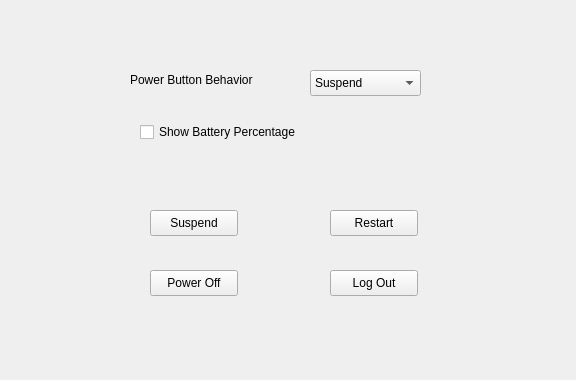
<?xml version="1.0" encoding="UTF-8"?>
<ui version="4.0">
 <class>Form</class>
 <widget class="QWidget" name="Form">
  <property name="geometry">
   <rect>
    <x>0</x>
    <y>0</y>
    <width>576</width>
    <height>380</height>
   </rect>
  </property>
  <property name="windowTitle">
   <string>Form</string>
  </property>
  <widget class="QLabel" name="label">
   <property name="geometry">
    <rect>
     <x>130</x>
     <y>70</y>
     <width>171</width>
     <height>20</height>
    </rect>
   </property>
   <property name="text">
    <string>Power Button Behavior</string>
   </property>
  </widget>
  <widget class="QComboBox" name="Power_Button_Behavior_CbB">
   <property name="geometry">
    <rect>
     <x>310</x>
     <y>70</y>
     <width>111</width>
     <height>26</height>
    </rect>
   </property>
   <item>
    <property name="text">
     <string>Suspend</string>
    </property>
   </item>
   <item>
    <property name="text">
     <string>Power Off</string>
    </property>
   </item>
   <item>
    <property name="text">
     <string>Nothing</string>
    </property>
   </item>
  </widget>
  <widget class="QCheckBox" name="Show_Battery_Percentage_CB">
   <property name="geometry">
    <rect>
     <x>140</x>
     <y>120</y>
     <width>201</width>
     <height>24</height>
    </rect>
   </property>
   <property name="text">
    <string>Show Battery Percentage</string>
   </property>
  </widget>
  <widget class="QPushButton" name="Suspend_Btn">
   <property name="geometry">
    <rect>
     <x>150</x>
     <y>210</y>
     <width>88</width>
     <height>26</height>
    </rect>
   </property>
   <property name="text">
    <string>Suspend</string>
   </property>
  </widget>
  <widget class="QPushButton" name="Restart_Btn">
   <property name="geometry">
    <rect>
     <x>330</x>
     <y>210</y>
     <width>88</width>
     <height>26</height>
    </rect>
   </property>
   <property name="text">
    <string>Restart</string>
   </property>
  </widget>
  <widget class="QPushButton" name="Power_Off_Btn">
   <property name="geometry">
    <rect>
     <x>150</x>
     <y>270</y>
     <width>88</width>
     <height>26</height>
    </rect>
   </property>
   <property name="text">
    <string>Power Off</string>
   </property>
  </widget>
  <widget class="QPushButton" name="Log_Out_Btn">
   <property name="geometry">
    <rect>
     <x>330</x>
     <y>270</y>
     <width>88</width>
     <height>26</height>
    </rect>
   </property>
   <property name="text">
    <string>Log Out</string>
   </property>
  </widget>
 </widget>
 <resources/>
 <connections/>
</ui>
